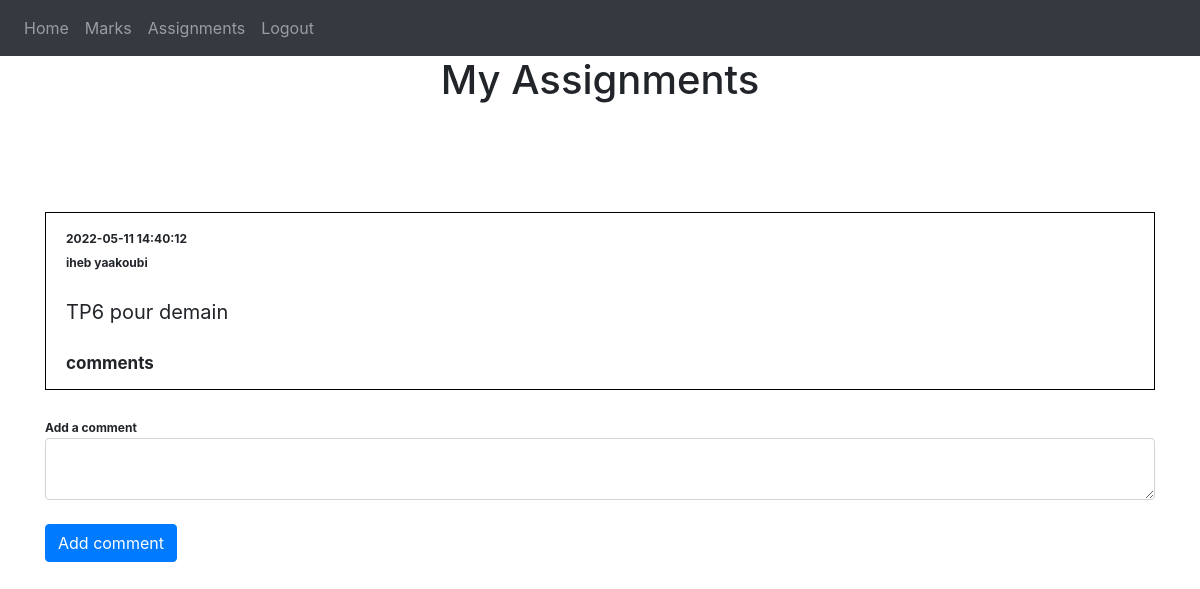
Page /todoStudent (signed in) on the committed database.
### website/models.py (models this page shows)
class Todo(db.Model):
    id = db.Column(db.Integer, primary_key=True)
    data = db.Column(db.String(10000))
    date = db.Column(db.DateTime(timezone=True), default=func.now())
    username = db.Column(db.String(300))
    comments = db.relationship('CommentTodo')
    matiere = db.Column(db.String(300))
    user_id = db.Column(db.Integer, db.ForeignKey('user.id'))

### website/views.py (the view)
@views.route('/todoStudent', methods=['GET'])
@login_required
def todoStudent():
    return render_template("todoStudent.html", user=current_user)

### website/__init__.py (called while the page is built)
def create_app():
    app = Flask(__name__)
    app.config['SECRET_KEY'] = 'sesamesecretappkey'
    app.config['SQLALCHEMY_DATABASE_URI'] = f'sqlite:///{DB_NAME}'
    db.init_app(app)
    from .views import views
    from .auth import auth
    app.register_blueprint(views, url_prefix='/')
    app.register_blueprint(auth, url_prefix='/')
    from .models import User, Note ,Comment
    create_database(app)
    login_manager = LoginManager()
    login_manager.login_view = 'auth.login'
    login_manager.init_app(app)
    @login_manager.user_loader
    def load_user(id):
        return User.query.get(int(id))
    return app

### website/templates/todoStudent.html (shortened to what this page needs)
{% extends "base.html" %} {% block title %}Home{% endblock %} {% block content
    %}
    <h1 align="center">My Assignments</h1>
    <ul class="list-group list-group-flush" id="notes" style="margin-bottom: 100px;">
      {% for todo in user.todo %}
      <li class="list-group-item" style="margin-top: 100px; border:1px solid black;">
        <span  align="right" style="font-weight:bold; font-size:12px">{{todo.date}}</span><br/>
        <span style="font-weight:bold; font-size:12px">{{todo.username}}</span><br/>
        <br/>
        <span style="font-size:20px">{{ todo.data }}</span>
        <br/> <br/>
          <span style="font-size:17px ; font-weight:bold">comments</span>
        </li>
        <div>
          <br/>
          <form method="post" action="http://127.0.0.1:5000/commentTodo/{{todo.id}}">
            <span style="font-size:12px ; font-weight:bold">Add a comment</span>
            <textarea name="comment" id="comment" class="form-control"></textarea>
            <br/>
            <button type="submit" class="btn btn-primary">Add comment</button>
          </form>
        </div>
      {% endfor %}
    </ul>
    {% endblock %}

### rows in the picture
Todo: date "2022-05-11 14:40:12", username "iheb yaakoubi", data "TP6 pour demain"
